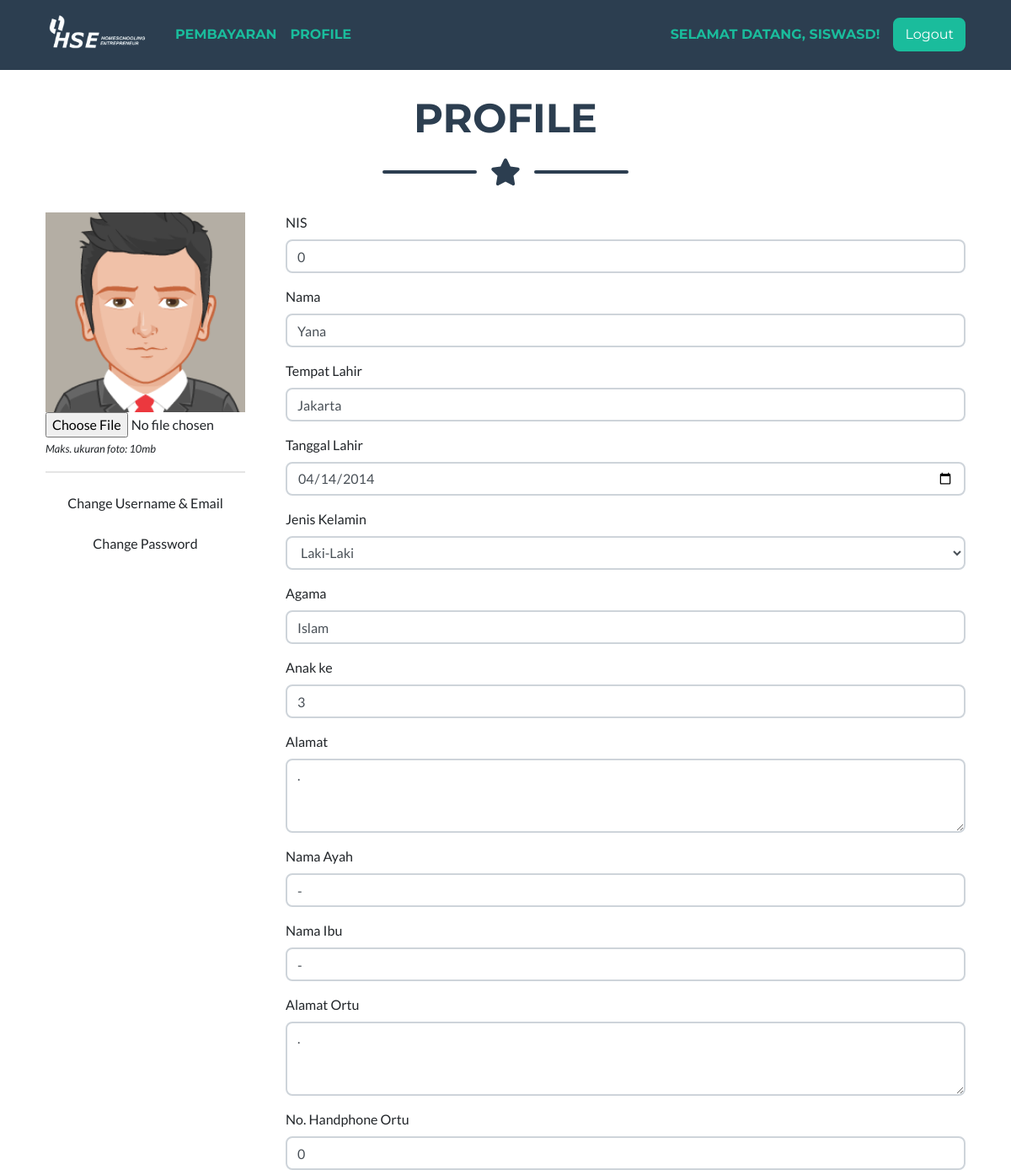
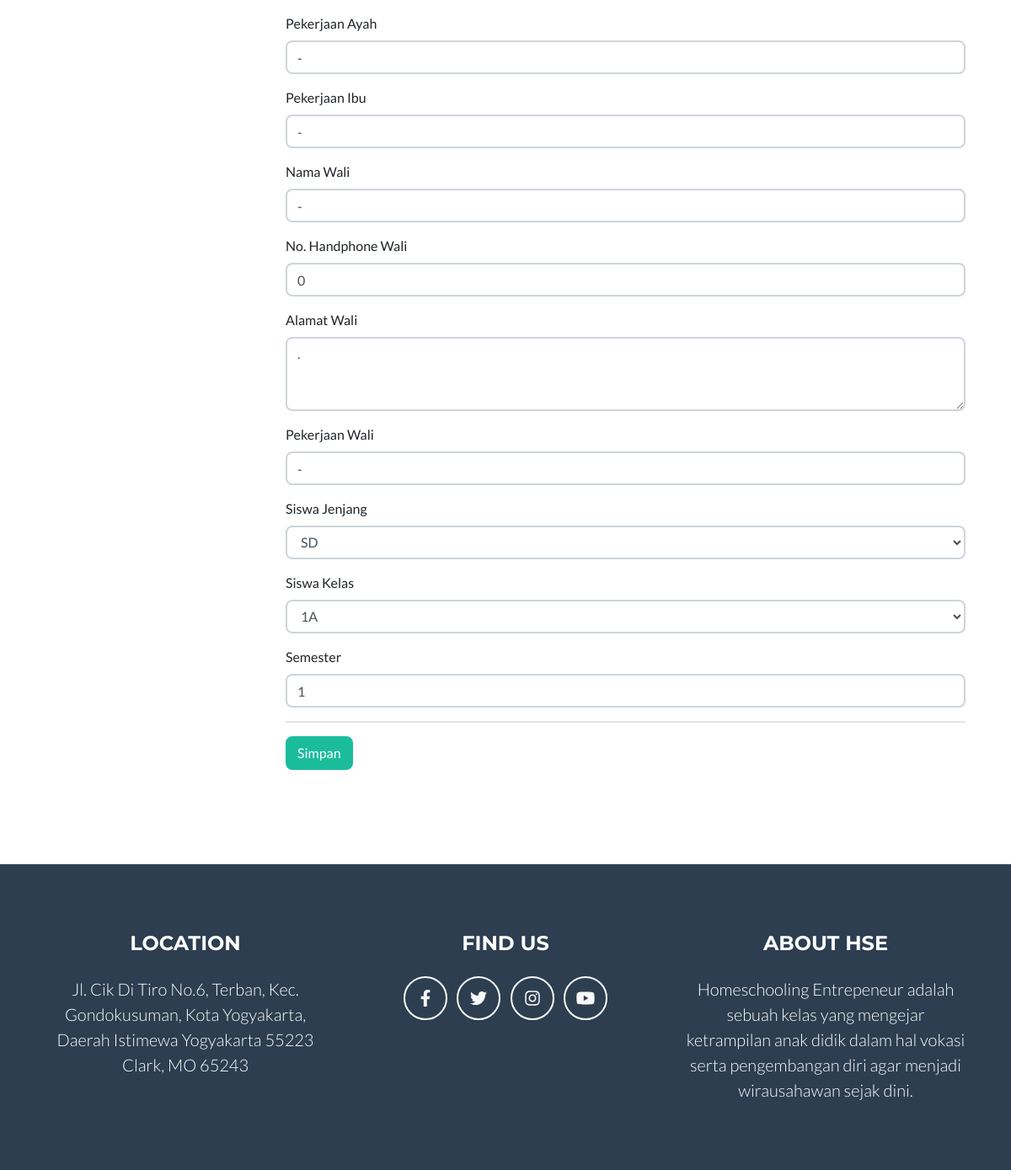
The app's page /profile (signed in) with its own data (2 pictures, top to bottom).
### tables this page shows
CREATE TABLE `tb_siswa` (
  `siswa_id` int(11) NOT NULL,
  `siswa_nis` varchar(255) DEFAULT NULL,
  `siswa_nama` varchar(255) DEFAULT NULL,
  `siswa_tmp_lahir` varchar(255) DEFAULT NULL,
  `siswa_tgl_lahir` date DEFAULT NULL,
  `siswa_jenis_kelamin` int(11) DEFAULT NULL,
  `siswa_agama` varchar(255) DEFAULT NULL,
  `siswa_anak_ke` int(11) DEFAULT NULL,
  `siswa_alamat` text,
  `siswa_nama_ayah` varchar(255) DEFAULT NULL,
  `siswa_nama_ibu` varchar(255) DEFAULT NULL,
  `siswa_alamat_ortu` text,
  `siswa_nohp_ortu` varchar(255) DEFAULT NULL,
  `siswa_pekerjaan_ayah` varchar(255) DEFAULT NULL,
  `siswa_pekerjaan_ibu` varchar(255) DEFAULT NULL,
  `siswa_nama_wali` varchar(255) DEFAULT NULL,
  `siswa_nohp_wali` varchar(255) DEFAULT NULL,
  `siswa_alamat_wali` text,
  `siswa_pekerjaan_wali` varchar(255) DEFAULT NULL,
  `siswa_jenjang` int(11) DEFAULT NULL,
  `siswa_kelas` int(11) DEFAULT NULL,
  `siswa_semester` varchar(255) DEFAULT NULL,
  `siswa_foto` varchar(255) DEFAULT NULL,
  `siswa_uid` int(11) DEFAULT NULL
);

CREATE TABLE `tb_jenjang` (
  `jenjang_id` int(11) NOT NULL,
  `jenjang_nama` varchar(255) DEFAULT NULL
);

CREATE TABLE `tb_kelas` (
  `kelas_id` int(11) NOT NULL,
  `kelas_jenjang` int(11) DEFAULT NULL,
  `kelas_tingkat` int(11) DEFAULT NULL,
  `kelas_jurusan` int(11) DEFAULT NULL,
  `kelas_nama` varchar(128) DEFAULT NULL
);

### app/core/Controller.php (called while the page is built, shortened)
<?php
class Controller {
	public function model($model) {
		return new $model;
	}
	public function view($view, $data = []) {
		require_once 'app/views/' . $view . '.php';
	}
}

### app/core/App.php (called while the page is built, shortened)
<?php
class App {
  protected $method = 'index';
  protected $params = [];
  public function __construct() {
    $this->controller = new $this->controller;
    call_user_func_array([$this->controller, $this->method], $this->params);
  }
}

### index.php (called while the page is built, shortened)
<?php
$app = new App;

### app/helpers/eda_helper.php (called while the page is built, shortened)
<?php
if (!function_exists('base_url')) {
	function base_url($atRoot=FALSE, $atCore=FALSE, $parse=FALSE){
		if (isset($_SERVER['HTTP_HOST'])) {
			$http = isset($_SERVER['HTTPS']) && strtolower($_SERVER['HTTPS']) !== 'off' ? 'https' : 'http';
			$hostname = $_SERVER['HTTP_HOST'];
			$dir = str_replace(basename($_SERVER['SCRIPT_NAME']), '', $_SERVER['SCRIPT_NAME']);
			$core = preg_split('@/@', str_replace($_SERVER['DOCUMENT_ROOT'], '', realpath(dirname(__FILE__))), NULL, PREG_SPLIT_NO_EMPTY);
			$core = $core[0];
			$tmplt = $atRoot ? ($atCore ? "%s://%s/%s/" : "%s://%s/") : ($atCore ? "%s://%s/%s/" : "%s://%s%s");
			$end = $atRoot ? ($atCore ? $core : $hostname) : ($atCore ? $core : $dir);
			$base_url = sprintf( $tmplt, $http, $hostname, $end );
		}
		else $base_url = 'http://localhost/';
		return $base_url;
	}
}

### app/core/Model.php (called while the page is built, shortened)
<?php
class Model {
	private $host = DB_HOST;
	private $user = DB_USER;
	private $pass = DB_PASS;
	private $db_name = DB_NAME;
	private $dbh;
	private $stmt;
	public function __construct() {
		$dsn = 'mysql:host=' . $this->host . ';dbname=' . $this->db_name;
		$option = [
			PDO::ATTR_PERSISTENT => true,
			PDO::ATTR_ERRMODE => PDO::ERRMODE_EXCEPTION
		];
		try {
			$this->dbh = new PDO($dsn, $this->user, $this->pass, $option);
		} catch (PDOException $e) {
			die($e->getMessage());
		}
	}
	public function query($query) {
		$this->stmt = $this->dbh->prepare($query);
	}
	public function bind($param, $value, $type = NULL) {
		if (is_null($type)) {
			switch (true) {
				default:
					$type = PDO::PARAM_STR;
			}
		}
		$this->stmt->bindValue($param, $value, $type);
	}
	public function execute() {
		$this->stmt->execute();
	}
	public function result() {
		$this->execute();
		return $this->stmt->fetchAll(PDO::FETCH_ASSOC);
	}
	public function row() {
		$this->execute();
		return $this->stmt->fetch(PDO::FETCH_OBJ);
	}
}

### app/models/Siswa_model.php (called while the page is built, shortened)
<?php
class Siswa_model {
	private $table = 'tb_siswa';
	private $db;
	public function __construct() {
		$this->db = new Model;
	}
	public function get_by($by) {
		$this->db->query('SELECT * FROM ' . $this->table . ' WHERE '.$by[0].'=:'.$by[0]);
		$this->db->bind($by[0], $by[1]);
		return $this->db->row();
	}
}

### app/models/Jenjang_model.php (called while the page is built, shortened)
<?php
class Jenjang_model {
	private $table = 'tb_jenjang';
	private $db;
	public function __construct() {
		$this->db = new Model;
	}
	public function get() {
		$this->db->query('SELECT * FROM ' . $this->table);
		return $this->db->result();
	}
}

### app/models/Kelas_model.php (called while the page is built, shortened)
<?php
class Kelas_model {
	private $table = 'tb_kelas';
	private $db;
	public function __construct() {
		$this->db = new Model;
	}
	public function get() {
		$this->db->query('
			SELECT * FROM ' . $this->table . '
			LEFT JOIN tb_jenjang ON jenjang_id = kelas_jenjang
			LEFT JOIN tb_tingkat ON tingkat_id = kelas_tingkat
			LEFT JOIN tb_jurusan ON jurusan_id = kelas_jurusan
		');
		return $this->db->result();
	}
}

### app/views/profile/v_profile_siswa.php (the view, shortened to what this page needs)
<section class="page-section portfolio mt-4" id="portfolio">
	<div class="container">
		<div class="row">
			<div class="col-md-12">
				<h2 class="page-section-heading text-center text-uppercase text-secondary mb-0">Profile</h2>
				<div class="divider-custom">
                    <div class="divider-custom-line"></div>
                    <div class="divider-custom-icon"><i class="fas fa-star"></i></div>
                    <div class="divider-custom-line"></div>
                </div>
			</div>
		</div>
		<div class="row justify-content-center">
			<div class="col-md-3">
				<form action="<?php echo base_url(); ?>profile/update_siswa" method="post" enctype="multipart/form-data" style="width: 100%">
				<img src="<?php echo base_url(); ?>uploads/profile/<?php echo (isset($data['siswa']->siswa_foto) ? $data['siswa']->siswa_foto : 'user-default.png'); ?>" alt="" class="img-responsive thumbnail" width="100%">
				<input type="file" name="siswa_foto" value="<?php echo (isset($data['siswa']->siswa_foto) ? (!is_null($data['siswa']->siswa_foto) ? $data['siswa']->siswa_foto : '') : ''); ?>">
				<p><small><i>Maks. ukuran foto: 10mb</i></small></p>
				<hr>
				<button type="button" class="btn btn-default btn-block" data-toggle="modal" data-target="#changeUseremail">Change Username & Email</button>
				<button type="button" class="btn btn-default btn-block" data-toggle="modal" data-target="#changePassword">Change Password</button>
			</div>
			<div class="col-md-9">
				<div class="form-group">
					<label>NIS</label>
					<input type="text" name="siswa_nis" class="form-control" placeholder="NIS" value="<?php echo (isset($data['siswa']->siswa_nis) ?  $data['siswa']->siswa_nis : '' ); ?>" required>
				</div>
				<div class="form-group">
					<label>Nama</label>
					<input type="text" name="siswa_nama" class="form-control" placeholder="Nama" value="<?php echo (isset($data['siswa']->siswa_nama) ? $data['siswa']->siswa_nama : '' ); ?>" required>
				</div>
				<div class="form-group">
					<label>Tempat Lahir</label>
					<input type="text" name="siswa_tmp_lahir" class="form-control" placeholder="Tempat Lahir" value="<?php echo (isset($data['siswa']->siswa_tmp_lahir) ? $data['siswa']->siswa_tmp_lahir : '' ); ?>" required>
				</div>
				<div class="form-group">
					<label>Tanggal Lahir</label>
					<input type="date" name="siswa_tgl_lahir" class="form-control" placeholder="Tanggal Lahir" value="<?php echo (isset($data['siswa']->siswa_tgl_lahir) ? $data['siswa']->siswa_tgl_lahir : '' ); ?>" required>
				</div>
				<div class="form-group">
					<label>Jenis Kelamin</label>
					<select name="siswa_jenis_kelamin" class="form-control" id="">
						<option value="1" <?php echo (isset($data['siswa']->siswa_jenis_kelamin) ? ($data['siswa']->siswa_jenis_kelamin == 1 ?  'selected' : '') : '' ); ?>>Laki-Laki</option>
					</select>
				</div>
				<div class="form-group">
					<label>Agama</label>
					<input type="text" name="siswa_agama" class="form-control" placeholder="Agama" value="<?php echo (isset($data['siswa']->siswa_agama) ? $data['siswa']->siswa_agama : '' ); ?>" required>
				</div>
				<div class="form-group">
					<label>Anak ke</label>
					<input type="text" name="siswa_anak_ke" class="form-control" placeholder="Anak ke" value="<?php echo (isset($data['siswa']->siswa_anak_ke) ? $data['siswa']->siswa_anak_ke : '' ); ?>" required>
				</div>
				<div class="form-group">
					<label>Alamat</label>
					<textarea name="siswa_alamat" id="" cols="30" rows="3" class="form-control" placeholder="Alamat" required><?php echo (isset($data['siswa']->siswa_alamat) ? $data['siswa']->siswa_alamat : '' ); ?></textarea>
				</div>
				<div class="form-group">
					<label>Nama Ayah</label>
					<input type="text" name="siswa_nama_ayah" class="form-control" placeholder="Nama Ayah" value="<?php echo (isset($data['siswa']->siswa_nama_ayah) ? $data['siswa']->siswa_nama_ayah : '' ); ?>" required>
				</div>
				<div class="form-group">
					<label>Nama Ibu</label>
					<input type="text" name="siswa_nama_ibu" class="form-control" placeholder="Nama Ibu" value="<?php echo (isset($data['siswa']->siswa_nama_ibu) ? $data['siswa']->siswa_nama_ibu : '' ); ?>" required>
				</div>
				<div class="form-group">
					<label>Alamat Ortu</label>
					<textarea name="siswa_alamat_ortu" id="" cols="30" rows="3" class="form-control" placeholder="Alamat Ortu" required><?php echo (isset($data['siswa']->siswa_alamat_ortu) ? $data['siswa']->siswa_alamat_ortu : '' ); ?></textarea>
				</div>
				<div class="form-group">
					<label>No. Handphone Ortu</label>
					<input type="text" name="siswa_nohp_ortu" class="form-control" placeholder="No. Handphone Ortu" value="<?php echo (isset($data['siswa']->siswa_nohp_ortu) ? $data['siswa']->siswa_nohp_ortu : '' ); ?>" required>
				</div>
				<div class="form-group">
					<label>Pekerjaan Ayah</label>
					<input type="text" name="siswa_pekerjaan_ayah" class="form-control" placeholder="Pekerjaan Ayah" value="<?php echo (isset($data['siswa']->siswa_pekerjaan_ayah) ? $data['siswa']->siswa_pekerjaan_ayah : '' ); ?>" required>
				</div>
				<div class="form-group">
					<label>Pekerjaan Ibu</label>
					<input type="text" name="siswa_pekerjaan_ibu" class="form-control" placeholder="Pekerjaan Ibu" value="<?php echo (isset($data['siswa']->siswa_pekerjaan_ibu) ? $data['siswa']->siswa_pekerjaan_ibu : '' ); ?>" required>
				</div>
				<div class="form-group">
					<label>Nama Wali</label>
					<input type="text" name="siswa_nama_wali" class="form-control" placeholder="Nama Wali" value="<?php echo (isset($data['siswa']->siswa_nama_wali) ? $data['siswa']->siswa_nama_wali : '' ); ?>" required>
				</div>
				<div class="form-group">
					<label>No. Handphone Wali</label>
					<input type="text" name="siswa_nohp_wali" class="form-control" placeholder="No. Handphone Wali" value="<?php echo (isset($data['siswa']->siswa_nohp_wali) ? $data['siswa']->siswa_nohp_wali : '' ); ?>" required>
				</div>
				<div class="form-group">
					<label>Alamat Wali</label>
					<textarea name="siswa_alamat_wali" id="" cols="30" rows="3" class="form-control" placeholder="Alamat Wali" required><?php echo (isset($data['siswa']->siswa_alamat_wali) ? $data['siswa']->siswa_alamat_wali : '' ); ?></textarea>
				</div>
				<div class="form-group">
					<label>Pekerjaan Wali</label>
					<input type="text" name="siswa_pekerjaan_wali" class="form-control" placeholder="Pekerjaan Wali" value="<?php echo (isset($data['siswa']->siswa_pekerjaan_wali) ? $data['siswa']->siswa_pekerjaan_wali : '' ); ?>" required>
				</div>
				<div class="form-group">
					<label>Siswa Jenjang</label>
					<select name="siswa_jenjang" class="form-control" id="">
						<?php foreach($data['jenjang'] as $key => $jenjang) : ?>
							<option value="<?php echo $jenjang['jenjang_id']; ?>" <?php echo (isset($data['siswa']->siswa_jenjang) ? ($data['siswa']->siswa_jenjang == $jenjang['jenjang_id'] ?  'selected' : '') : '' ); ?>><?php echo $jenjang['jenjang_nama']; ?></option>
						<?php endforeach; ?>
					</select>
				</div>
				<div class="form-group">
					<label>Siswa Kelas</label>
					<select name="siswa_kelas" class="form-control" id="">
						<?php foreach($data['kelas'] as $key => $kelas) : ?>
							<option value="<?php echo $kelas['kelas_id']; ?>" <?php echo (isset($data['siswa']->siswa_jenjang) ? ($data['siswa']->siswa_jenjang == $kelas['kelas_id'] ?  'selected' : '') : '' ); ?>><?php echo $kelas['kelas_nama']; ?></option>
						<?php endforeach; ?>
					</select>
				</div>
				<div class="form-group">
					<label>Semester</label>
					<input type="text" name="siswa_semester" class="form-control" placeholder="Semester" value="<?php echo (isset($data['siswa']->siswa_semester) ? $data['siswa']->siswa_semester : '' ); ?>" required>
				</div>
				<hr>
				<div class="form-group">
					<input type="submit" class="btn btn-primary" value="Simpan">
				</div>
			</div>
		</div>
	</div>
</section>

### records on screen
tb_siswa: siswa_foto (placeholder picture), siswa_nis "0", siswa_nama "Yana", siswa_tmp_lahir "Jakarta", siswa_tgl_lahir "04/14/2014", siswa_jenis_kelamin "Laki-Laki", siswa_agama "Islam", siswa_anak_ke "3", siswa_alamat ".", siswa_nama_ayah "-", siswa_nama_ibu "-", siswa_alamat_ortu ".", siswa_nohp_ortu "0", siswa_pekerjaan_ayah "-", siswa_pekerjaan_ibu "-", siswa_nama_wali "-", siswa_nohp_wali "0", siswa_alamat_wali ".", siswa_pekerjaan_wali "-", siswa_jenjang "SD", siswa_kelas "1A", siswa_semester "1"

### other values on screen
$_SESSION['username'] "SISWASD"
